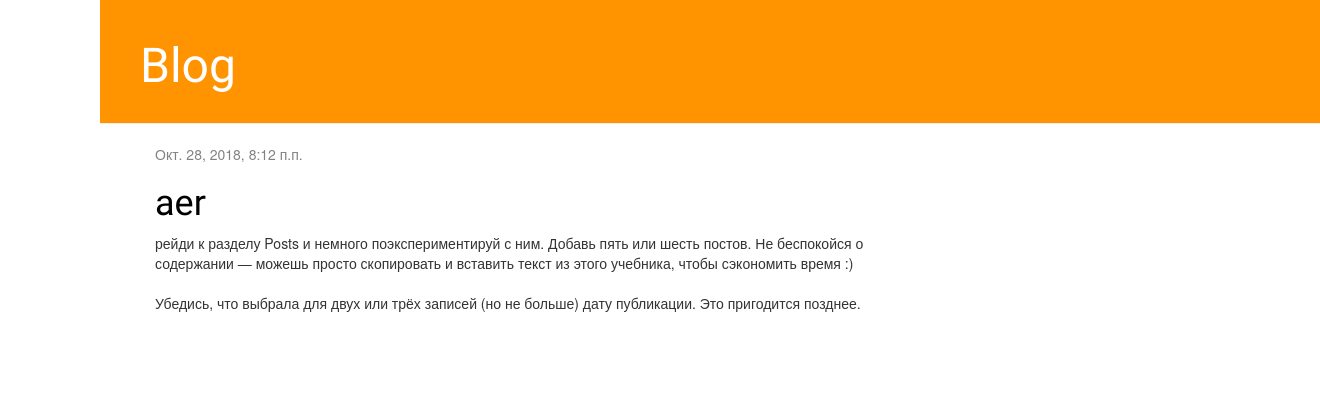
Before: / with the older database file.
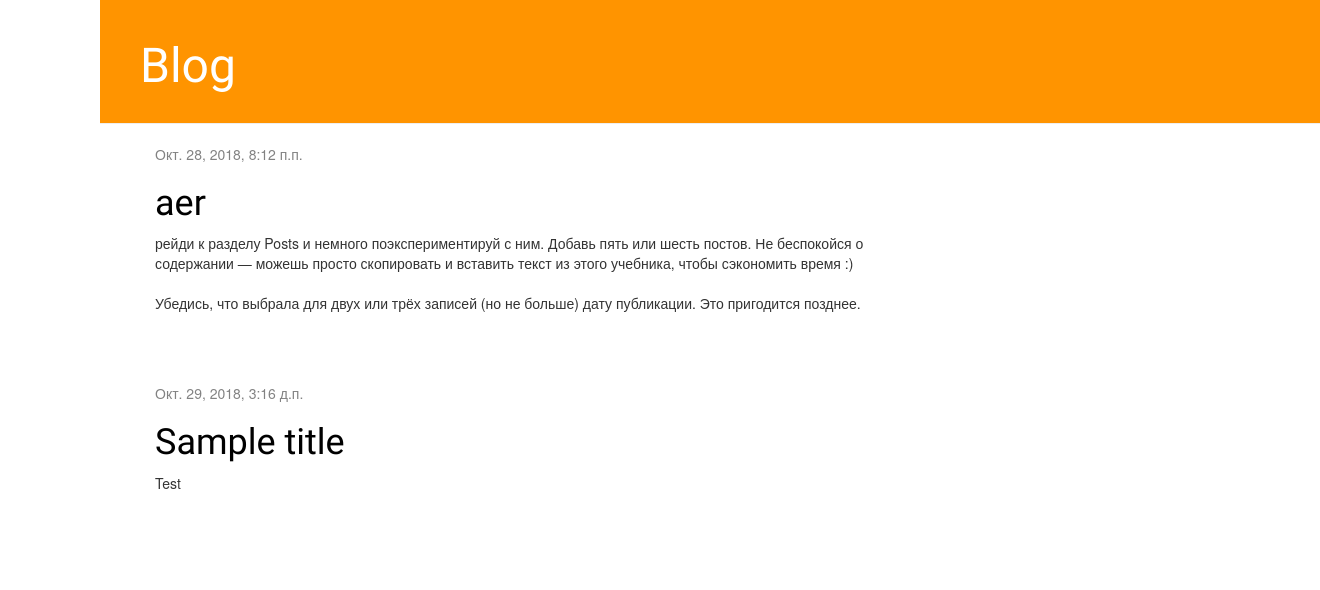
After: the same page with the newer database file.
### blog/models.py (models this page shows, shortened)
class Post(models.Model):
    author = models.ForeignKey('auth.User', on_delete=models.CASCADE)
    title = models.CharField(max_length=200)
    text = models.TextField()
    created_date = models.DateTimeField(
            default=timezone.now)
    published_date = models.DateTimeField(
            blank=True, null=True)

### blog/views.py (the view)
# urls.py: url(r'^$', views.post_list, name='post_list'),
def post_list(request):
    posts = Post.objects.filter(published_date__lte=timezone.now()).order_by('published_date')
    return render(request, 'blog/post_list.html', {'posts': posts})

### blog/templates/blog/post_list.html
{% extends 'blog/base.html' %}
{% block content %}
    {% for post in posts %}
        <div class="post">
            <div class="date">
                {{ post.published_date }}
            </div>
            <h1><a href="">{{ post.title }}</a></h1>
            <p>{{ post.text|linebreaksbr }}</p>
        </div>
    {% endfor %}
{% endblock %}

### blog/templates/blog/base.html (shortened to what this page needs)
{% load static %}
<html>
    <head>
        <link rel="stylesheet" href="//maxcdn.bootstrapcdn.com/bootstrap/3.2.0/css/bootstrap.min.css">
        <link rel="stylesheet" href="//maxcdn.bootstrapcdn.com/bootstrap/3.2.0/css/bootstrap-theme.min.css">
        <link rel="stylesheet" href="{% static 'css/blog.css' %}">
    </head>
    <body>
        <div class="page-header">
        <h1><a href="/">Blog</a></h1>
    </div>
    <div class="content container">
        <div class="row">
            <div class="col-md-8">
            {% block content %}
            {% endblock %}
            </div>
        </div>
    </div>
    </body>
</html>

### blog/static/css/blog.css (style rules this page uses)
h1 a { color: #FCA205; }
body { padding-left: 100px; }
h1 a { color: #FCA205; font-family: 'Lobster'; }
.page-header { background-color: #ff9400; margin-top: 0; padding: 20px 20px 20px 40px; }
.page-header h1, .page-header h1 a, .page-header h1 a:visited, .page-header h1 a:active { color: #ffffff; font-size: 36pt; text-decoration: none; }
.content { margin-left: 40px; }
h1, h2, h3, h4 { font-family: 'Lobster', cursive; }
.date { color: #828282; }
.post { margin-bottom: 70px; }
.post h1 a, .post h1 a:visited { color: #000000; }

Changed rows visible on the page:
added Post: published_date "Окт. 29, 2018, 3:16 д.п.", title "Sample title", text "Test"
